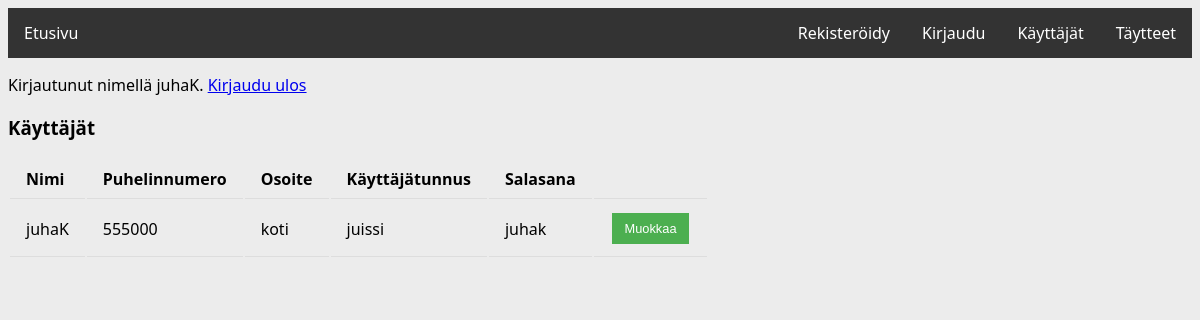
/kayttajat/ (signed in), run on an earlier commit of the app's database.
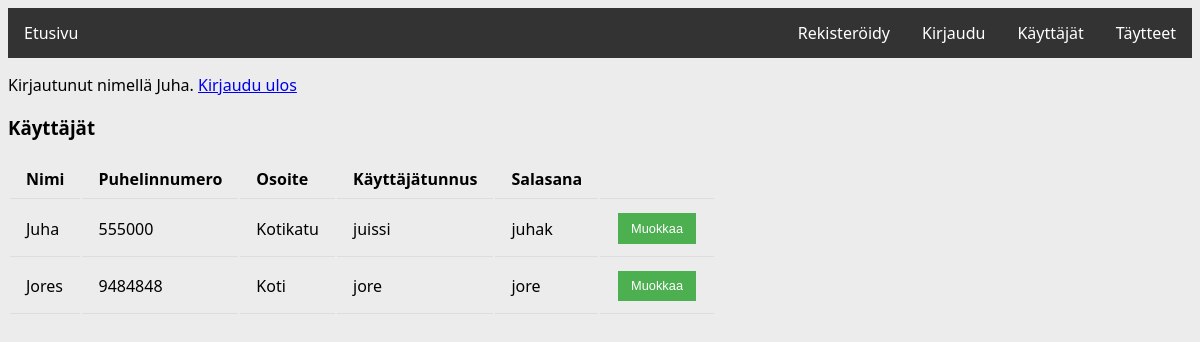
And on a later commit of the database.
### application/auth/models.py (models this page shows, shortened)
class User(db.Model):
    __tablename__ = "account"
    id = db.Column(db.Integer, primary_key=True)
    name = db.Column(db.String(144), nullable=False)
    phone = db.Column(db.Integer, nullable=False)
    address = db.Column(db.String(144), nullable=False)
    username = db.Column(db.String(144), nullable=False)
    password = db.Column(db.String(144), nullable=False)

### application/users/views.py (the view)
@app.route("/kayttajat/", methods=["GET"])
@login_required
def user_index():
    return render_template("users/list.html", users = User.query.all())

### application/__init__.py (called while the page is built)
@login_manager.user_loader
def load_user(user_id):
    return User.query.get(user_id)

### application/templates/users/list.html
{% extends "layout.html" %}
{% block body %}
<h3>Käyttäjät</h3>
  <table>
    <tr>
      <th>Nimi</th>
      <th>Puhelinnumero</th>
      <th>Osoite</th>
      <th>Käyttäjätunnus</th>
      <th>Salasana</th>
      <th></th>
    </tr>
    {% for user in users %}
    <tr>
      <td>{{ user.name }}</td>
      <td>{{ user.phone }}</td>
      <td>{{ user.address }}</td>
      <td>{{ user.username }}</td>
      <td>{{ user.password }}</td>
      <td><button><a href="{{ url_for('user_get_item', user_id=user.id) }}">Muokkaa</a></button></td>
    </tr>
    {% endfor %}
  </table>
{% endblock %}

### application/templates/layout.html (shortened to what this page needs)
<!DOCTYPE html>
  <html>
    <head>
      <link rel="stylesheet" href="{{ url_for('static', filename='css/main.css') }}">
    </head>
    <body>
      <ul id="menu">
        <li><a href="/">Etusivu</a></li>
	      <li style="float:right"><a href="{{ url_for('toppings_index') }}">Täytteet</a></li>
        <li style="float:right"><a href="{{ url_for('user_index') }}">Käyttäjät</a></li>
        <li style="float:right"><a href="{{ url_for('auth_login') }}">Kirjaudu</a></li>
        <li style="float:right"><a href="{{ url_for('auth_signup') }}">Rekisteröidy</a></li>
      </ul>
      {% if current_user.is_authenticated %}
      <p>
        Kirjautunut nimellä {{ current_user.name }}. <a href="{{ url_for('auth_logout') }}">Kirjaudu ulos</a>
      </p>
      {% else %}
      <p>
        <a href="{{ url_for('auth_login') }}">Kirjaudu sisään</a>
      </p>
      {% endif %}
      {% block body %}{% endblock %}
    </body>
  </html>

### application/static/css/main.css (style rules this page uses)
body { background-color: #ececec; font-family: 'Segoe UI', Tahoma, Geneva, Verdana, sans-serif; }
ul#menu { list-style-type: none; margin: 0; padding: 0; overflow: hidden; background-color: #333; }
ul#menu li { float: left; }
ul#menu li a { display: block; color: white; text-align: center; padding: 14px 16px; text-decoration: none; }
th, td { border-bottom: 1px solid #ddd; padding: 0.5em 1em; }
th { text-align: left; }
button a { color: white; text-decoration: none; }
input[type=button], input[type=submit], input[type=reset], button { background-color: #4CAF50; border: none; color: white; padding: 0.6em 1em; text-decoration: none; margin: 4px 2px; cursor: pointer; font-size: 0.8em; }

What changed in the data, as far as the page shows it:
changed User "juissi": name "juhaK" → "Juha"; address "koti" → "Kotikatu"
added User: name "Jores", phone "9484848", address "Koti", username "jore", password "jore"
